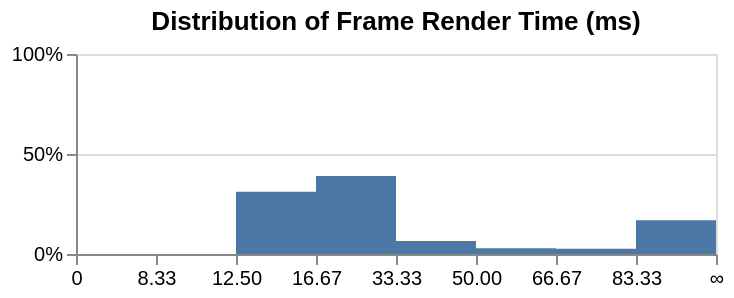

Here is the Vega-Lite specification saved for this chart:
### Vega specification from a JSON file in a GitHub repository (floating-point values rounded to 4 significant figures)
{"$schema": "https://vega.github.io/schema/vega/v5.json", "description": "A histogram for a data source that provides non-linear bins. Thanks to [@Saba9](https://github.com/Saba9) who helps create this example.", "background": "white", "padding": 5, "height": 100, "title": {"text": "Distribution of Frame Render Time (ms)", "frame": "group"}, "style": "cell", "data": [{"name": "source_0", "values": [{"startTime": "0", "endTime": "8.33", "residency": 0}, {"startTime": "8.33", "endTime": "12.50", "residency": 0}, {"startTime": "12.50", "endTime": "16.67", "residency": 31.17}, {"startTime": "16.67", "endTime": "33.33", "residency": 38.96}, {"startTime": "33.33", "endTime": "50.00", "residency": 6.49}, {"startTime": "50.00", "endTime": "66.67", "residency": 2.9}, {"startTime": "66.67", "endTime": "83.33", "residency": 2.6}, {"startTime": "83.33", "endTime": "∞", "residency": 16.88}]}, {"name": "data_0", "source": "source_0", "transform": [{"type": "stack", "groupby": ["startTime"], "field": "residency", "sort": {"field": [], "order": []}, "as": ["residency_start", "residency_end"], "offset": "zero"}, {"type": "filter", "expr": "isValid(datum[\"residency\"]) && isFinite(+datum[\"residency\"])"}]}], "signals": [{"name": "x_step", "value": 40}, {"name": "width", "update": "bandspace(domain('x').length, 1, 0) * x_step"}], "marks": [{"name": "marks", "type": "rect", "style": ["bar"], "from": {"data": "data_0"}, "encode": {"update": {"cornerRadiusTopLeft": {"value": 0}, "cornerRadiusTopRight": {"value": 0}, "fill": {"value": "#4c78a8"}, "ariaRoleDescription": {"value": "bar"}, "description": {"signal": "\"startTime: \" + (isValid(datum[\"startTime\"]) ? datum[\"startTime\"] : \"\"+datum[\"startTime\"]) + \"; endTime: \" + (isValid(datum[\"endTime\"]) ? datum[\"endTime\"] : \"\"+datum[\"endTime\"]) + \"; residency: \" + (format(datum[\"residency\"], \"\"))"}, "x": {"scale": "x", "field": "startTime"}, "x2": {"scale": "x", "field": "endTime"}, "y": {"scale": "y", "field": "residency_end"}, "y2": {"scale": "y", "field": "residency_start"}}}}], "scales": [{"name": "x", "type": "point", "domain": {"data": "data_0", "fields": ["startTime", "endTime"]}, "range": {"step": {"signal": "x_step"}}, "padding": 0}, {"name": "y", "type": "linear", "domain": [0, 100], "range": [{"signal": "height"}, 0], "zero": true}], "axes": [{"scale": "y", "orient": "left", "gridScale": "x", "grid": true, "tickCount": {"signal": "ceil(height/40)"}, "domain": false, "labels": false, "aria": false, "maxExtent": 0, "minExtent": 0, "ticks": false, "zindex": 0}, {"scale": "x", "orient": "bottom", "grid": false, "labelAngle": 0, "labelBaseline": "top", "zindex": 0}, {"scale": "y", "orient": "left", "grid": false, "labelOverlap": true, "tickCount": {"signal": "ceil(height/40)"}, "encode": {"labels": {"update": {"text": {"signal": "datum.label + '%'"}}}}, "zindex": 0}]}
